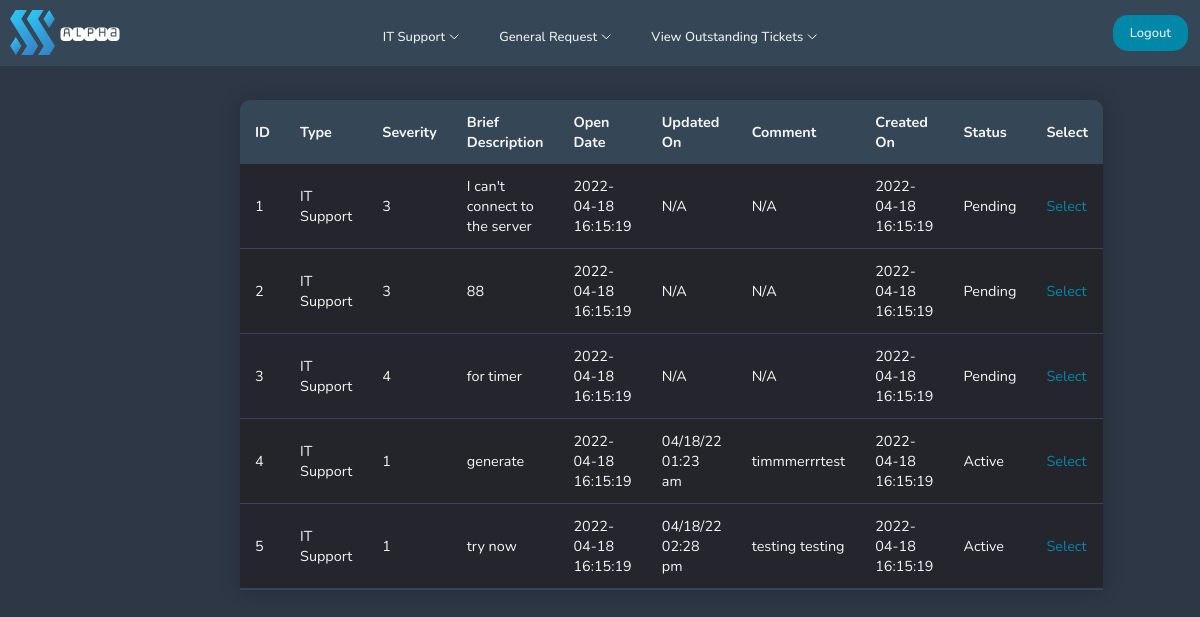
/pages/user-view-it-ticket.php (signed in), run on an earlier commit of the app's database.
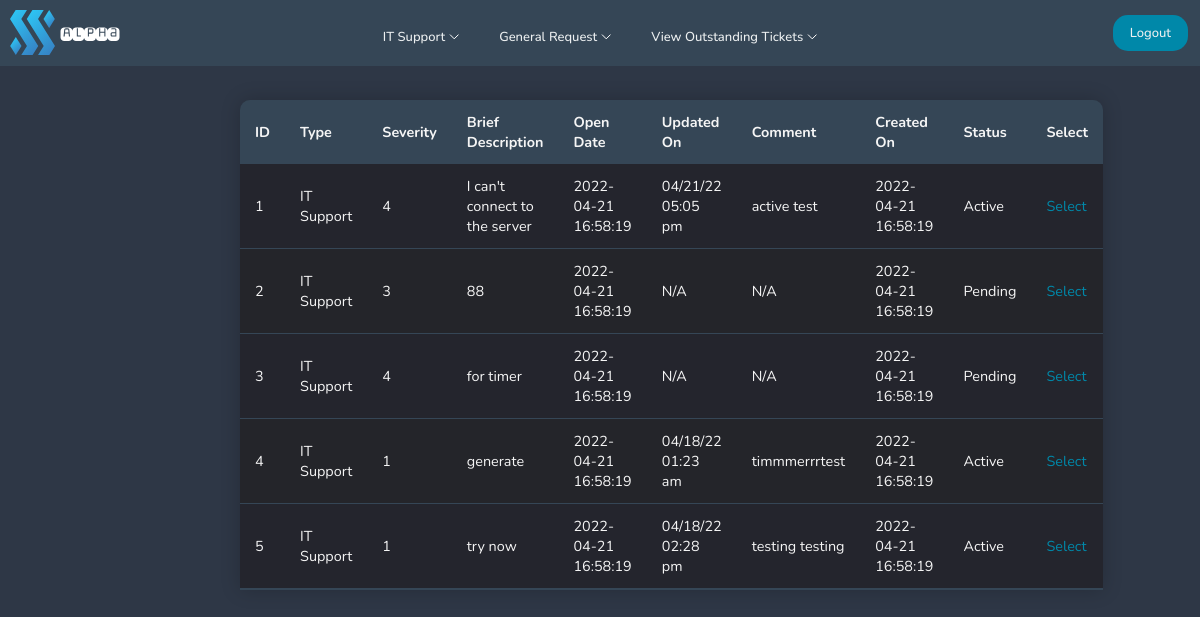
And on a later commit of the database.
### tables this page shows
CREATE TABLE "itticket" (
	"id"	INTEGER,
	"user"	INTEGER,
	"type"	TEXT,
	"severity"	TEXT,
	"brief"	INTEGER,
	"full"	TEXT,
	"createdon"	TEXT,
	"status"	TEXT,
	"comment"	TEXT,
	"updatedon"	TEXT,
	PRIMARY KEY("id"),
	FOREIGN KEY("severity") REFERENCES "itsupportservices"("id")
);

### pages/user-view-it-ticket.php (the view, shortened to what this page needs)
<!DOCTYPE html>
<html lang="en">
<head>
    <?php include'../navigation/userdashnavbar.php';
    require ('../config/dbcon.php'); ?>
    <link rel="stylesheet" href="../navigation/userdashnavbar.css">
    <link rel="stylesheet" href="../css/admintickettable.css">
    <link rel="stylesheet" href="../css/user-select-button.css">
</head>
<body bgcolor="#2E3746">
    <?php
    $user = $_SESSION['id'];
    $query = "SELECT * FROM itticket where user = $user";
    $statement = $conn->prepare($query);
    $statement->execute();
    $statement->setFetchMode(PDO::FETCH_OBJ);
    $result = $statement->fetchAll();
    ?>
    <table class="ticket-table">
        <thead>
        <tr>
            <th>ID</th>
            <th>Type</th>
            <th>Severity</th>
            <th>Brief Description</th>
            <th>Open Date</th>
            <th>Updated On</th>
            <th>Comment</th>
            <th>Created On</th>
            <th>Status</th>
            <th>Select</th>
        </tr>
        </thead>
        <?php foreach($result as $data) { ?>
            <tr>
                <td><?= $data->id; ?> </td>
                <td><?= $data->type; ?> </td>
                <td><?= $data->severity; ?> </td>
                <td><?= $data->brief; ?> </td>
                <td><?= $data->createdon ?> </td>
                <td><?= $data->updatedon; ?> </td>
                <td><?= $data->comment; ?> </td>
                <td><?= $data->createdon; ?> </td>
                <td><?= $data->status; ?> </td>
                <td>
                    <a style="text-decoration: none;" href="../pages/user-select-it-ticket.php?id=<?= $data->id; ?>" class="selectbutton">Select</a>
                </td>
            </tr>
            <?php
        }
        ?>
    </table>
</body>
</html>

What changed in the data, as far as the page shows it:
changed itticket "I can't connect to the server": severity "3" → "4"; createdon "2022-04-18 16:15:19" → "2022-04-21 16:58:19"; updatedon "N/A" → "04/21/22 05:05 pm"; comment "N/A" → "active test"; status "Pending" → "Active"
changed itticket id 2: createdon "2022-04-18 16:15:19" → "2022-04-21 16:58:19"
changed itticket "for timer": createdon "2022-04-18 16:15:19" → "2022-04-21 16:58:19"
changed itticket "generate": createdon "2022-04-18 16:15:19" → "2022-04-21 16:58:19"
changed itticket "try now": createdon "2022-04-18 16:15:19" → "2022-04-21 16:58:19"
